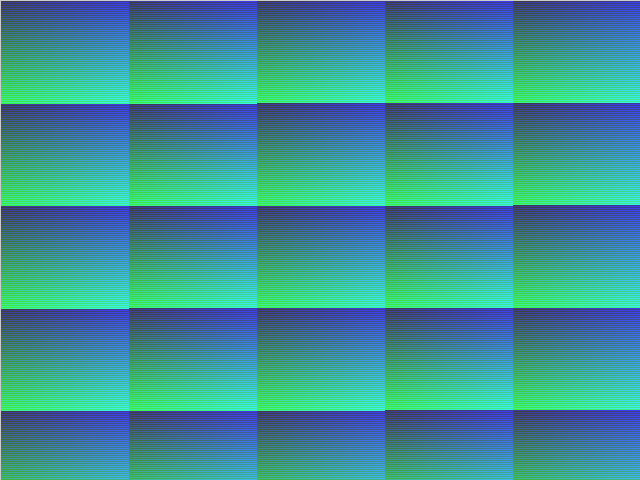
Frame 1 (no input)
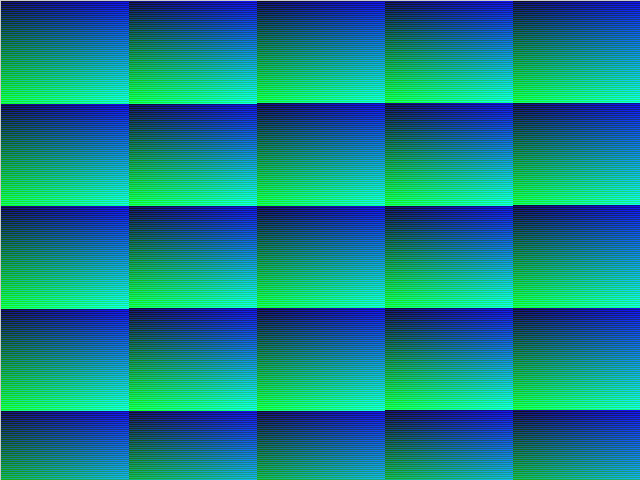
Frame 2 (the mouse pressed at the canvas centre, redrawn once)

The Processing sketch that drew these frames (run headless with seeded random() and noise(); the mouse was pressed at the canvas centre and the sketch redrawn once):

// Processing sketch: test_graduation
// ── test_graduation.pde
int size_x = 640;
int size_y = 480;

void setup() {
  size(640, 480);
}

int [] colorlist(int colornum) {
  int [] clist = {0, 0, 0};
  if (colornum < 256) {
    clist[2] = colornum;
  } else if (colornum < 65536) {
    clist[1] = colornum / 256;
    clist[2] = colornum % 256;
  } else {
    clist[0] = colornum / 65536;
    clist[1] = (colornum % 65536) / 256;
    clist[2] = colornum % 256 % 256;
  }
  return clist;
}

void draw() {
  int cnum = 0;
  int [] clist = {0, 0, 0};
  for (int y = 1; y <= size_y; y++) {
    for (int x = 1; x <= size_x; x++) {
      if (cnum > 16777215) {
        cnum = 0;
      }
      clist = colorlist(cnum);
      stroke(clist[0], clist[1], clist[2]);
      //      println(clist[0], clist[1], clist[2]);
      point(x, y);
      cnum++;
    }
    // println(clist);
  }
  println("OK");
  noLoop();
}
